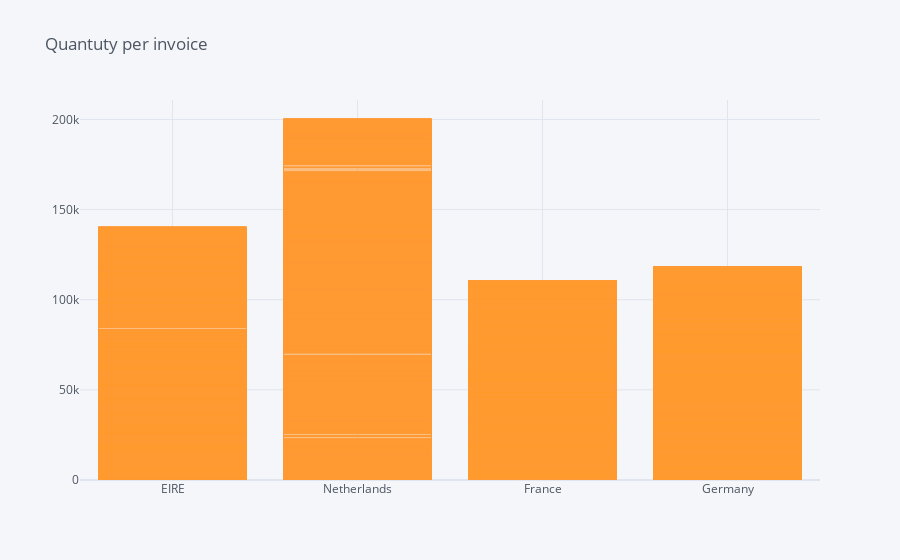

Notebook code cell kept with this figure:
### Code cell
data.iplot(kind='bar', x='Country', y='Quantity', title='Quantuty per invoice')

### Figure 1 — Plotly figure (JSON) as saved in the notebook; plotly's stock layout.template omitted (floating-point values rounded to 4 significant figures; data arrays with more than 128 entries replaced by an {"elided": "..."} marker saying what was removed)
{"data": [{"marker": {"color": "rgba(255, 153, 51, 0.6)", "line": {"color": "rgba(255, 153, 51, 1.0)", "width": 1}}, "name": "Quantity", "orientation": "v", "text": "", "type": "bar", "x": {"elided": "26150 str values"}, "y": {"elided": "26150 int values"}}], "layout": {"legend": {"bgcolor": "#F5F6F9", "font": {"color": "#4D5663"}}, "paper_bgcolor": "#F5F6F9", "plot_bgcolor": "#F5F6F9", "title": {"font": {"color": "#4D5663"}, "text": "Quantuty per invoice"}, "xaxis": {"gridcolor": "#E1E5ED", "showgrid": true, "tickfont": {"color": "#4D5663"}, "title": {"font": {"color": "#4D5663"}, "text": ""}, "zerolinecolor": "#E1E5ED"}, "yaxis": {"gridcolor": "#E1E5ED", "showgrid": true, "tickfont": {"color": "#4D5663"}, "title": {"font": {"color": "#4D5663"}, "text": ""}, "zerolinecolor": "#E1E5ED"}}}
